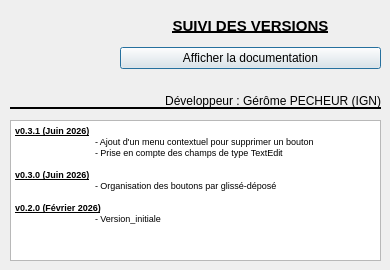
<?xml version="1.0" encoding="UTF-8"?>
<ui version="4.0">
 <class>DialogAide</class>
 <widget class="QDialog" name="DialogAide">
  <property name="geometry">
   <rect>
    <x>0</x>
    <y>0</y>
    <width>390</width>
    <height>270</height>
   </rect>
  </property>
  <property name="minimumSize">
   <size>
    <width>390</width>
    <height>270</height>
   </size>
  </property>
  <property name="maximumSize">
   <size>
    <width>390</width>
    <height>270</height>
   </size>
  </property>
  <property name="windowTitle">
   <string>A propos du plugin</string>
  </property>
  <property name="windowIcon">
   <iconset>
    <normaloff>icons/icon_principal.PNG</normaloff>icons/icon_principal.PNG</iconset>
  </property>
  <widget class="QLabel" name="label_2">
   <property name="geometry">
    <rect>
     <x>10</x>
     <y>10</y>
     <width>101</width>
     <height>91</height>
    </rect>
   </property>
   <property name="text">
    <string/>
   </property>
   <property name="pixmap">
    <pixmap>icons/logo_IGN.png</pixmap>
   </property>
   <property name="scaledContents">
    <bool>true</bool>
   </property>
  </widget>
  <widget class="Line" name="line">
   <property name="geometry">
    <rect>
     <x>10</x>
     <y>100</y>
     <width>371</width>
     <height>16</height>
    </rect>
   </property>
   <property name="frameShadow">
    <enum>QFrame::Plain</enum>
   </property>
   <property name="lineWidth">
    <number>2</number>
   </property>
   <property name="orientation">
    <enum>Qt::Horizontal</enum>
   </property>
  </widget>
  <widget class="QLabel" name="label_4">
   <property name="geometry">
    <rect>
     <x>130</x>
     <y>90</y>
     <width>251</width>
     <height>21</height>
    </rect>
   </property>
   <property name="text">
    <string>Développeur : Gérôme PECHEUR (IGN)</string>
   </property>
   <property name="alignment">
    <set>Qt::AlignRight|Qt::AlignTrailing|Qt::AlignVCenter</set>
   </property>
  </widget>
  <widget class="QTextEdit" name="textEdit">
   <property name="geometry">
    <rect>
     <x>10</x>
     <y>120</y>
     <width>371</width>
     <height>141</height>
    </rect>
   </property>
   <property name="readOnly">
    <bool>true</bool>
   </property>
   <property name="html">
    <string>&lt;!DOCTYPE HTML PUBLIC &quot;-//W3C//DTD HTML 4.0//EN&quot; &quot;http://www.w3.org/TR/REC-html40/strict.dtd&quot;&gt;
&lt;html&gt;&lt;head&gt;&lt;meta name=&quot;qrichtext&quot; content=&quot;1&quot; /&gt;&lt;style type=&quot;text/css&quot;&gt;
p, li { white-space: pre-wrap; }
&lt;/style&gt;&lt;/head&gt;&lt;body style=&quot; font-family:'MS Shell Dlg 2'; font-size:8.25pt; font-weight:400; font-style:normal;&quot;&gt;
&lt;p style=&quot; margin-top:0px; margin-bottom:0px; margin-left:0px; margin-right:0px; -qt-block-indent:0; text-indent:0px;&quot;&gt;&lt;span style=&quot; font-size:7pt; font-weight:600; text-decoration: underline;&quot;&gt;v0.3.1 (Juin 2026)&lt;/span&gt;&lt;/p&gt;
&lt;p style=&quot; margin-top:0px; margin-bottom:0px; margin-left:0px; margin-right:0px; -qt-block-indent:0; text-indent:0px;&quot;&gt;&lt;span style=&quot; font-size:7pt;&quot;&gt;	- Ajout d'un menu contextuel pour supprimer un bouton&lt;/span&gt;&lt;/p&gt;
&lt;p style=&quot; margin-top:0px; margin-bottom:0px; margin-left:0px; margin-right:0px; -qt-block-indent:0; text-indent:0px;&quot;&gt;&lt;span style=&quot; font-size:7pt;&quot;&gt;	- Prise en compte des champs de type TextEdit&lt;/span&gt;&lt;/p&gt;
&lt;p style=&quot;-qt-paragraph-type:empty; margin-top:0px; margin-bottom:0px; margin-left:0px; margin-right:0px; -qt-block-indent:0; text-indent:0px; font-size:7pt;&quot;&gt;&lt;br /&gt;&lt;/p&gt;
&lt;p style=&quot; margin-top:0px; margin-bottom:0px; margin-left:0px; margin-right:0px; -qt-block-indent:0; text-indent:0px;&quot;&gt;&lt;span style=&quot; font-size:7pt; font-weight:600; text-decoration: underline;&quot;&gt;v0.3.0 (Juin 2026)&lt;/span&gt;&lt;/p&gt;
&lt;p style=&quot; margin-top:0px; margin-bottom:0px; margin-left:0px; margin-right:0px; -qt-block-indent:0; text-indent:0px;&quot;&gt;&lt;span style=&quot; font-size:7pt;&quot;&gt;	- Organisation des boutons par glissé-déposé&lt;/span&gt;&lt;/p&gt;
&lt;p style=&quot;-qt-paragraph-type:empty; margin-top:0px; margin-bottom:0px; margin-left:0px; margin-right:0px; -qt-block-indent:0; text-indent:0px; font-size:7pt;&quot;&gt;&lt;br /&gt;&lt;/p&gt;
&lt;p style=&quot; margin-top:0px; margin-bottom:0px; margin-left:0px; margin-right:0px; -qt-block-indent:0; text-indent:0px;&quot;&gt;&lt;span style=&quot; font-size:7pt; font-weight:600; text-decoration: underline;&quot;&gt;v0.2.0 (Février 2026)&lt;/span&gt;&lt;/p&gt;
&lt;p style=&quot; margin-top:0px; margin-bottom:0px; margin-left:0px; margin-right:0px; -qt-block-indent:0; text-indent:0px;&quot;&gt;&lt;span style=&quot; font-size:7pt;&quot;&gt;	- Version_initiale&lt;/span&gt;&lt;/p&gt;
&lt;p style=&quot;-qt-paragraph-type:empty; margin-top:0px; margin-bottom:0px; margin-left:0px; margin-right:0px; -qt-block-indent:0; text-indent:0px; font-size:7pt;&quot;&gt;&lt;br /&gt;&lt;/p&gt;
&lt;p style=&quot;-qt-paragraph-type:empty; margin-top:0px; margin-bottom:0px; margin-left:0px; margin-right:0px; -qt-block-indent:0; text-indent:0px;&quot;&gt;&lt;br /&gt;&lt;/p&gt;&lt;/body&gt;&lt;/html&gt;</string>
   </property>
  </widget>
  <widget class="QWidget" name="verticalLayoutWidget">
   <property name="geometry">
    <rect>
     <x>120</x>
     <y>10</y>
     <width>261</width>
     <height>59</height>
    </rect>
   </property>
   <layout class="QVBoxLayout" name="verticalLayout">
    <item>
     <widget class="QLabel" name="label">
      <property name="font">
       <font>
        <pointsize>11</pointsize>
        <weight>75</weight>
        <bold>true</bold>
        <underline>true</underline>
       </font>
      </property>
      <property name="text">
       <string>SUIVI DES VERSIONS</string>
      </property>
      <property name="alignment">
       <set>Qt::AlignCenter</set>
      </property>
     </widget>
    </item>
    <item>
     <widget class="QPushButton" name="pushButtonAffichedoc">
      <property name="text">
       <string>Afficher la documentation</string>
      </property>
     </widget>
    </item>
   </layout>
  </widget>
 </widget>
 <resources/>
 <connections/>
</ui>
